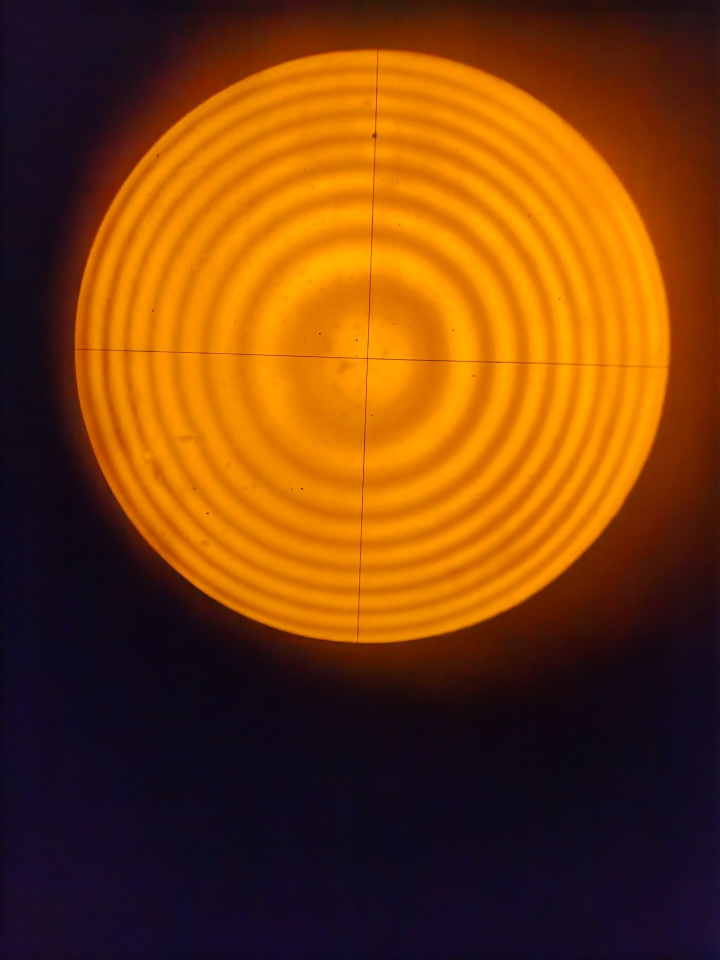
#> input picture data/raw_frame_01.jpg, 1440 x 1920 px (shown at 1/2 size); its folder holds only this picture in this run
$ python robustness_audit.py
#> lines starting #> are read from the running program, lines starting #| are printed output that depends on the picture; after the words box and inside, x2 and y2 are one past the last pixel; in counts of white or black regions, pixels touching at a corner belong together; long printed decimals are rounded
from pathlib import Path

import cv2
import matplotlib.pyplot as plt
import numpy as np
from PIL import Image
from scipy.ndimage import gaussian_filter1d
from scipy.signal import find_peaks
from scipy.optimize import linear_sum_assignment


ROOT = Path(__file__).resolve().parent.parent
DATA = ROOT / "data"
OUT = ROOT / "results"
OUT.mkdir(exist_ok=True)


def load_scaled(path, max_dim=1000):
#> called with max_dim = 1000
    rgb = np.asarray(Image.open(path).convert("RGB"))
#> rgb is the input picture: shape (1920, 1440, 3); mean R, G, B 118.9, 62.9, 13.5
    scale = min(1.0, max_dim / max(rgb.shape[:2]))
    if scale != 1.0:
        rgb = cv2.resize(rgb, None, fx=scale, fy=scale, interpolation=cv2.INTER_AREA)
#> rgb: shape (1000, 750, 3)
    return rgb


def disk_geometry(gray):
    threshold = np.percentile(gray, 55)
    mask = (gray >= threshold).astype(np.uint8)
    count, labels, stats, centroids = cv2.connectedComponentsWithStats(mask, 8)
    candidates = [(stats[i, cv2.CC_STAT_AREA], i) for i in range(1, count)]
    _, label = max(candidates)
    x, y, w, h, _ = stats[label]
    cx, cy = centroids[label]
    radius = 0.45 * min(w, h)
    return float(cx), float(cy), float(radius), labels == label


def crosshair_center(gray, cx, cy, radius):
    yy, xx = np.indices(gray.shape)
    disk = (xx - cx) ** 2 + (yy - cy) ** 2 < (0.8 * radius) ** 2
    # The cross-hair is a persistent dark line; use trimmed mean darkness.
    col_score = np.full(gray.shape[1], np.inf)
    row_score = np.full(gray.shape[0], np.inf)
    for x in range(max(0, int(cx - 0.25 * radius)), min(gray.shape[1], int(cx + 0.25 * radius) + 1)):
        vals = gray[:, x][disk[:, x]]
        if len(vals):
            col_score[x] = np.percentile(vals, 25)
    for y in range(max(0, int(cy - 0.25 * radius)), min(gray.shape[0], int(cy + 0.25 * radius) + 1)):
        vals = gray[y, :][disk[y, :]]
        if len(vals):
            row_score[y] = np.percentile(vals, 25)
    return float(np.argmin(col_score)), float(np.argmin(row_score))


def radial_profile(gray, cx, cy, max_radius):
    yy, xx = np.indices(gray.shape)
    rr = np.sqrt((xx - cx) ** 2 + (yy - cy) ** 2)
    bins = rr.astype(np.int32)
    valid = bins <= int(max_radius)
    sums = np.bincount(bins[valid].ravel(), weights=gray[valid].ravel())
    counts = np.bincount(bins[valid].ravel())
    profile = sums / np.maximum(counts, 1)
    return gaussian_filter1d(profile, sigma=2.0)


def ring_radii(profile, max_radius):
    lo = max(12, int(0.08 * max_radius))
    hi = min(len(profile), int(0.88 * max_radius))
    prominence = max(1.5, 0.035 * (np.percentile(profile[lo:hi], 95) - np.percentile(profile[lo:hi], 5)))
    peaks, props = find_peaks(-profile[lo:hi], distance=max(8, int(max_radius / 35)), prominence=prominence)
    radii = peaks + lo
    return radii.astype(float)


def opencv_hough(gray, expected_radii):
    if len(expected_radii) == 0:
        return np.array([])
    blurred = cv2.GaussianBlur(gray, (7, 7), 1.5)
    min_r = max(8, int(expected_radii.min() - 10))
    max_r = int(expected_radii.max() + 12)
    circles = cv2.HoughCircles(
        blurred,
        cv2.HOUGH_GRADIENT,
        dp=1.0,
        minDist=6,
        param1=70,
        param2=18,
        minRadius=min_r,
        maxRadius=max_r,
    )
    if circles is None:
        return np.array([])
    return np.sort(circles[0, :, 2])


def match_radii(reference, candidates, tolerance=8):
    # Radius-only comparison: one candidate cannot count as two recovered rings.
    # Minimise differences after maximising the number of admissible pairs.
    reference = np.asarray(reference, dtype=float)
    candidates = np.asarray(candidates, dtype=float)
    if not len(reference) or not len(candidates):
        return []
    distances = np.abs(reference[:, None] - candidates[None, :])
    penalty = (min(len(reference), len(candidates)) + 1) * (tolerance + 1)
    costs = np.where(distances <= tolerance, distances, penalty)
    row_indices, column_indices = linear_sum_assignment(costs)
    return [
        (reference[i], candidates[j])
        for i, j in zip(row_indices, column_indices)
        if distances[i, j] <= tolerance
    ]


def analyse(rgb):
    gray = cv2.cvtColor(rgb, cv2.COLOR_RGB2GRAY)
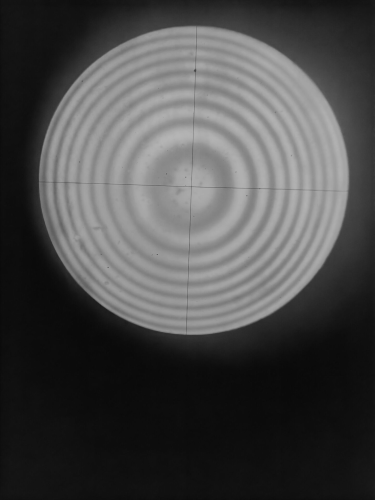
#> gray: shape (1000, 750) (shown at 1/2 size); min 8, max 181, mean 74
    cx0, cy0, radius, _ = disk_geometry(gray)
#> in disk_geometry, `threshold = np.percentile(gray, 55)`: threshold = 55
#> in disk_geometry, `mask = (gray >= threshold).astype(np.uint8)`:
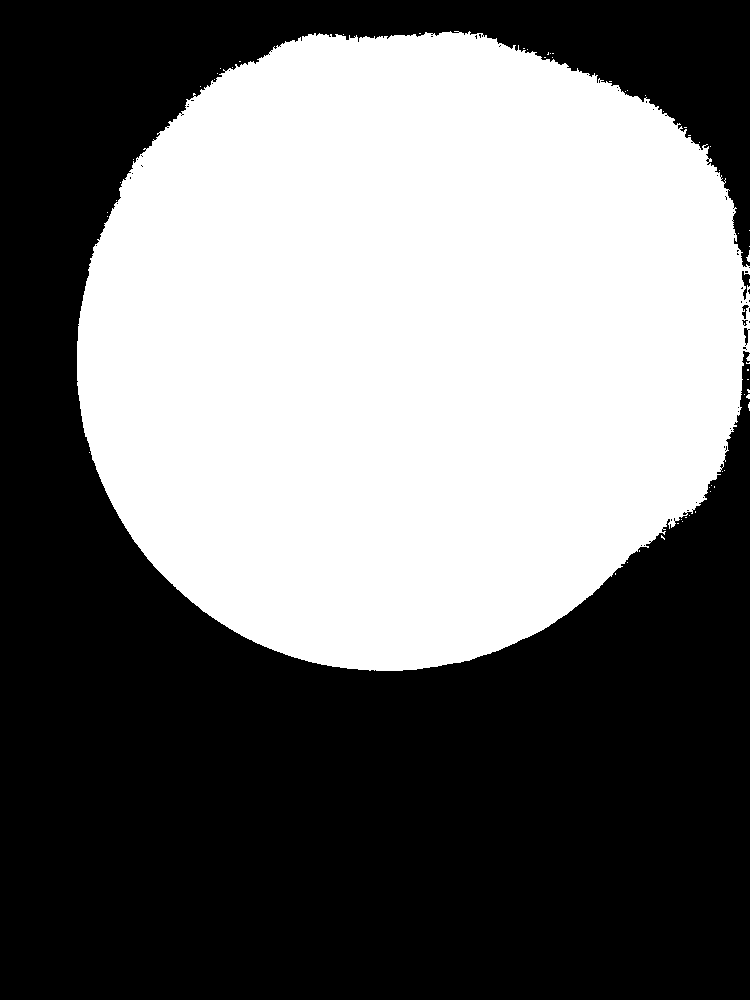
#> mask: shape (1000, 750); values 0 (black) and 1 (white), 45.3% white; 61 white regions (59 under 20 px), largest, box (x1, y1, x2, y2) and area: (77, 31, 750, 671) 339532, (746, 250, 750, 262) 24
#> in disk_geometry, `count, labels, stats, centroids = cv2.connectedComponentsWithStats(mas..`:
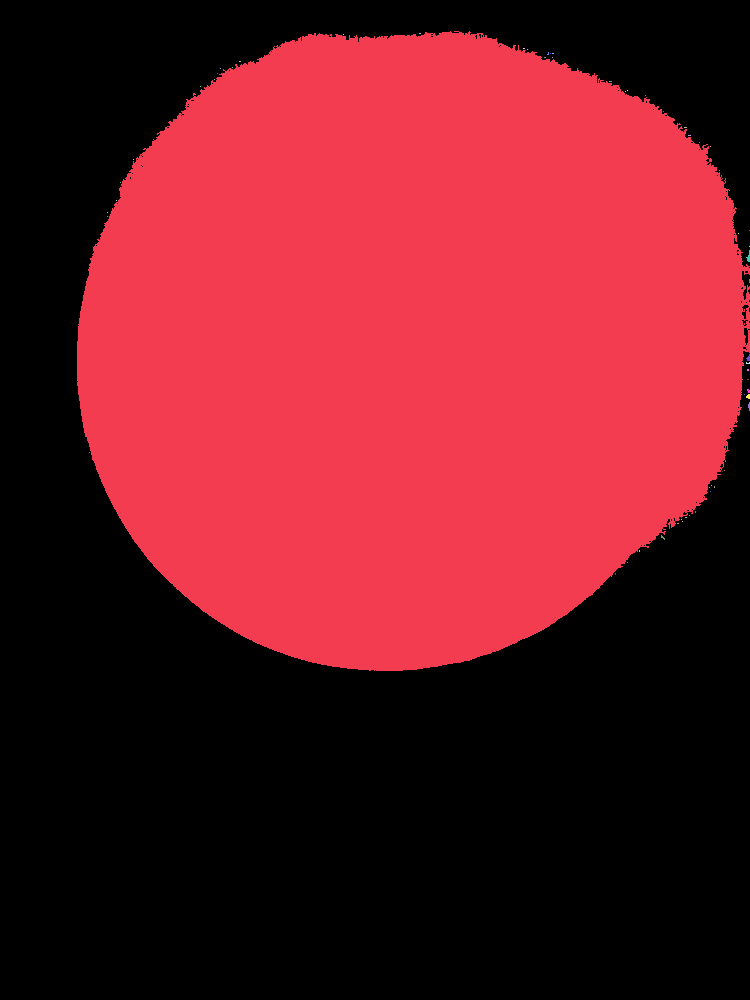
#> labels: shape (1000, 750) int32; 62 distinct labels, from 0 to 61; one colour per label, 0 black
#> in disk_geometry, `count, labels, stats, centroids = cv2.connectedComponentsWithStats(mas..`: count = 62; stats = 62 rows, first 6: [0, 0, 750, 1000, 410295], [77, 31, 673, 640, 339532], [419, 33, 2, 1, 2], [343, 34, 1, 1, 1], [523, 48, 2, 1, 2], [527, 49, 1, 1, 1]; centroids = 62 pairs, first value 89 to 749, second value 33 to 627.8
#> in disk_geometry, `candidates = [(stats[i, cv2.CC_STAT_AREA], i) for i in range(1, count)]`: candidates = 61 pairs, first value 1 to 339532, second value 1 to 61
#> in disk_geometry, `_, label = max(candidates)`: label = 1
#> in disk_geometry, `x, y, w, h, _ = stats[label]`: x = 77; y = 31; w = 673; h = 640
#> in disk_geometry, `cx, cy = centroids[label]`: cx = 409.2; cy = 344.6
#> in disk_geometry, `radius = 0.45 * min(w, h)`: radius = 288
#> cx0 = 409.2; cy0 = 344.6; radius = 288
    cx, cy = crosshair_center(gray, cx0, cy0, radius)
#> in crosshair_center, `disk = (xx - cx) ** 2 + (yy - cy) ** 2 < (0.8 * radius) ** 2`:
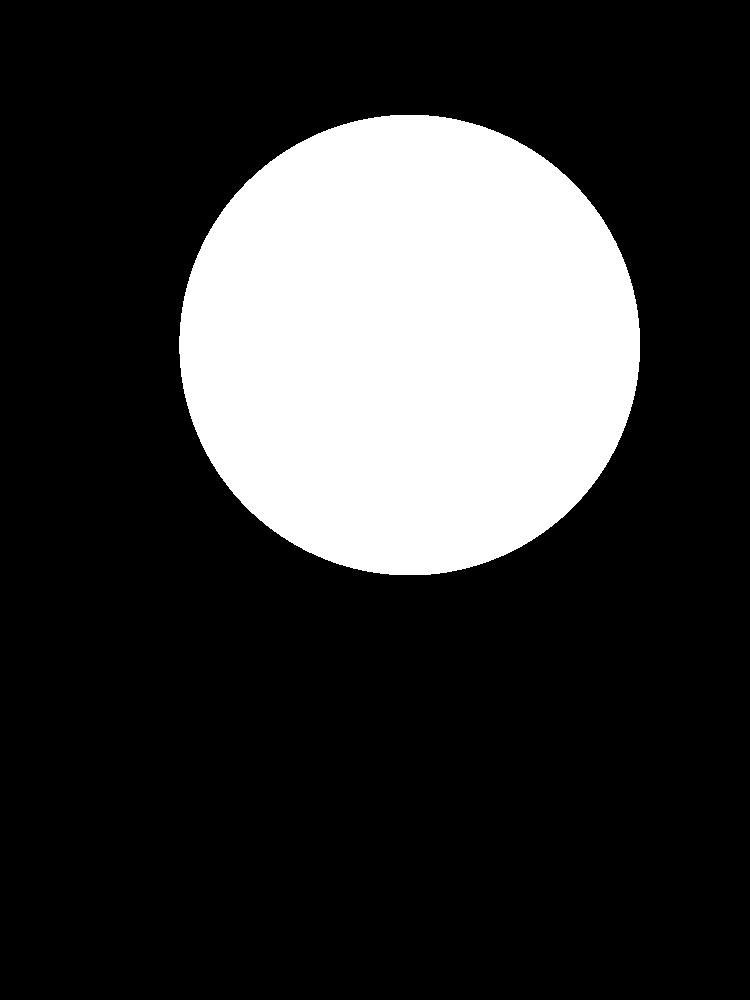
#> disk: shape (1000, 750) bool; 22.2% white; 1 white region, box (x1, y1, x2, y2) and area: (179, 115, 640, 575) 166770
#> cx = 446; cy = 308
    profile = radial_profile(gray, cx, cy, radius)
#> in radial_profile, `sums = np.bincount(bins[valid].ravel(), weights=gray[valid].ravel())`: sums = 289 values, max 224705 at index 229, min 160 at index 0, mean 128936.7
#> in radial_profile, `counts = np.bincount(bins[valid].ravel())`: counts = 289 values, max 1816 at index 284, min 1 at index 0, mean 907.7
#> in radial_profile, `profile = sums / np.maximum(counts, 1)`: profile = 289 values, max 160 at index 0, min 104 at index 288, mean 147.2
#> profile = 289 values, max 159 at index 0, min 104.6 at index 288, mean 147.2
    radii = ring_radii(profile, radius)
#> in ring_radii, `lo = max(12, int(0.08 * max_radius))`: lo = 23
#> in ring_radii, `hi = min(len(profile), int(0.88 * max_radius))`: hi = 253
#> in ring_radii, `prominence = max(1.5, 0.035 * (np.percentile(profile[lo:hi], 95) - np...`: prominence = 1.5
#> in ring_radii, `peaks, props = find_peaks(-profile[lo:hi], distance=max(8, int(max_rad..`: peaks = [16, 54, 86, 113, 139]; props = {'prominences': [6.8, 4.2, 2.78, 3.18, 2.57], 'left_bases': [0, 36, 70, 70, 126], 'right_bases': [70, 70, 100, 126, 172]}
#> in ring_radii, `radii = peaks + lo`: radii = [39, 77, 109, 136, 162]
#> radii = [39, 77, 109, 136, 162]
    hough = opencv_hough(gray, radii)
#> in opencv_hough, `min_r = max(8, int(expected_radii.min() - 10))`: min_r = 29
#> in opencv_hough, `max_r = int(expected_radii.max() + 12)`: max_r = 174
#> in opencv_hough, `circles = cv2.HoughCircles( blurred, cv2.HOUGH_GRADIENT, dp=1.0, minDi..`: circles = [[253.5, 321.5, 171.2], [222.5, 280.5, 126.7], [227.5, 270.5, 126.2], [235.5, 306.5, 149], [239.5, 375.5, 147], [245.5, 374.5, 139.5], [503.5, 485.5, 57.5]]
#> hough = [57.5, 126.2, 126.7, 139.5, 147, 149, 171.2]
    matches = match_radii(radii, hough)
#> in match_radii, `reference = np.asarray(reference, dtype=float)`: reference = [39, 77, 109, 136, 162]
#> in match_radii, `candidates = np.asarray(candidates, dtype=float)`: candidates = [57.5, 126.2, 126.7, 139.5, 147, 149, 171.2]
#> in match_radii, `penalty = (min(len(reference), len(candidates)) + 1) * (tolerance + 1)`: penalty = 54
#> in match_radii, `row_indices, column_indices = linear_sum_assignment(costs)`: row_indices = [0, 1, 2, 3, 4]
#> matches = [(136, 139.5)]
    return {
        "gray": gray,
        "center": (cx, cy),
        "radius": radius,
        "profile": profile,
        "radii": radii,
        "hough": hough,
        "matches": matches,
    }


def perturb(rgb, mode, value):
    if mode == "brightness":
        return np.clip(rgb.astype(float) * value, 0, 255).astype(np.uint8)
    if mode == "blur":
        k = int(6 * value + 1) | 1
        return cv2.GaussianBlur(rgb, (k, k), value)
    raise ValueError(mode)


rows = []
fig, axes = plt.subplots(4, 2, figsize=(9, 14))
for image_index, path in enumerate(sorted(DATA.glob("raw_frame_*.jpg"))):
    rgb = load_scaled(path)
    base = analyse(rgb)
#> base = 7 items
    matches = base["matches"]
#> matches = [(136, 139.5)]
    differences = [abs(b - a) / a * 100 for a, b in matches]
#> differences = [2.57]
    rows.append(
        {
            "image": path.name,
            "condition": "unperturbed",
            "rings": len(base["radii"]),
            "matched": len(matches),
            "median_difference_percent": np.median(differences) if differences else np.nan,
            "max_difference_percent": np.max(differences) if differences else np.nan,
        }
    )
    ax = axes[image_index, 0]
    ax.imshow(rgb)
    cx, cy = base["center"]
#> cx = 446; cy = 308
    ax.plot(cx, cy, "+", color="cyan", markersize=12, markeredgewidth=2)
    for radius in base["radii"]:
        ax.add_patch(plt.Circle((cx, cy), radius, fill=False, color="cyan", linewidth=0.7))
#> this loop made 5 passes
#> radius on passes 1 to 5: 39, 77, 109, 136, 162
    # Use ASCII display labels so the audit image renders consistently without a CJK font.
    ax.set_title(f"raw frame {image_index + 1:02d}")
    ax.axis("off")
    axes[image_index, 1].plot(base["profile"], color="black", linewidth=1)
    axes[image_index, 1].plot(base["radii"], base["profile"][base["radii"].astype(int)], "o", ms=3)
    axes[image_index, 1].set_xlim(0, base["radius"])
    axes[image_index, 1].set_title("radial profile and selected minima")

    base_radii = base["radii"]
#> base_radii = [39, 77, 109, 136, 162]
    for label, mode, value in [
        ("brightness 0.75", "brightness", 0.75),
        ("brightness 1.25", "brightness", 1.25),
        ("Gaussian blur sigma=1.5", "blur", 1.5),
        ("Gaussian blur sigma=3.0", "blur", 3.0),
    ]:
        test = analyse(perturb(rgb, mode, value))
        matched = match_radii(base_radii, test["radii"], tolerance=8)
        differences = [abs(b - a) / a * 100 for a, b in matched]
        rows.append(
            {
                "image": path.name,
                "condition": label,
                "rings": len(test["radii"]),
                "matched": len(matched),
                "median_difference_percent": np.median(differences) if differences else np.nan,
                "max_difference_percent": np.max(differences) if differences else np.nan,
            }
        )
#> this loop made 4 passes
#> pass 1, in analyse (call 2), `gray = cv2.cvtColor(rgb, cv2.COLOR_RGB2GRAY)`:
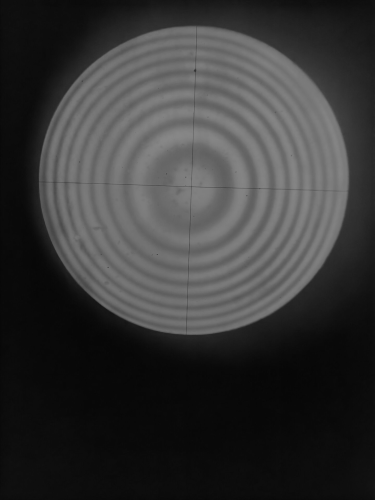
#> gray: shape (1000, 750) (shown at 1/2 size); min 5, max 136, mean 55.1
#> after the loop, rows = 5 items

fig.tight_layout()
fig.savefig(OUT / "robustness_overlay.png", dpi=200)
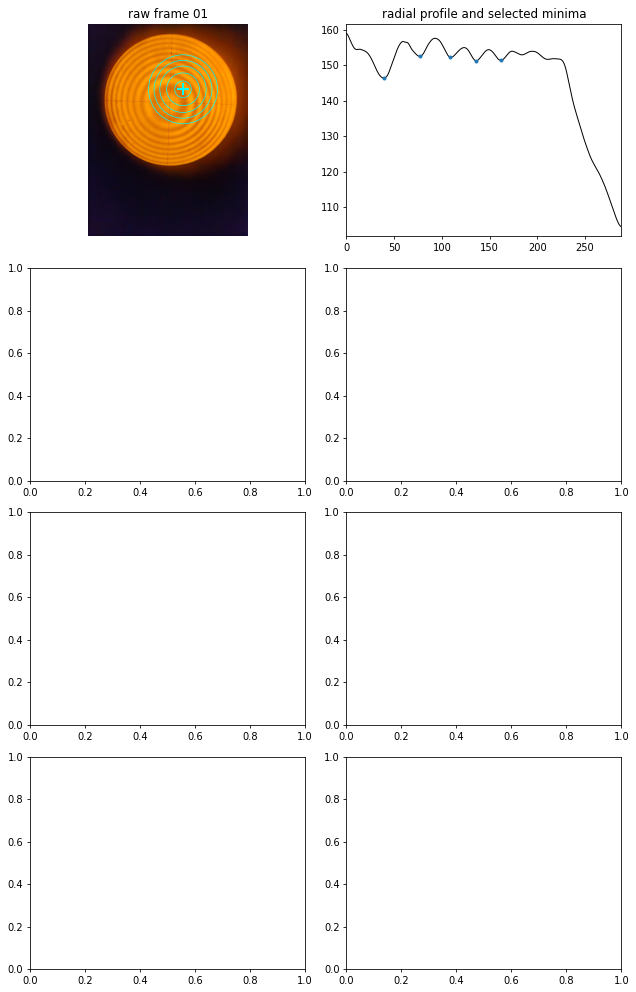
#> figure drawn by matplotlib, 2 panels; panel 2: curve peaks at x = 0, y = 159

import csv

with open(OUT / "robustness_results.csv", "w", newline="", encoding="utf-8-sig") as handle:
    writer = csv.DictWriter(handle, fieldnames=rows[0].keys())
    writer.writeheader()
    writer.writerows(rows)

for row in rows:
    print(row)
#> this loop made 5 passes
#| {'image': 'raw_frame_01.jpg', 'condition': 'unperturbed', 'rings': 5, 'matched': 1, 'median_difference_percent': 2.574, 'max_difference_percent': 2.574}
#| {'image': 'raw_frame_01.jpg', 'condition': 'brightness 0.75', 'rings': 5, 'matched': 5, 'median_difference_percent': 0.9174, 'max_difference_percent': 2.564}
#| {'image': 'raw_frame_01.jpg', 'condition': 'brightness 1.25', 'rings': 5, 'matched': 5, 'median_difference_percent': 1.471, 'max_difference_percent': 2.564}
#| {'image': 'raw_frame_01.jpg', 'condition': 'Gaussian blur sigma=1.5', 'rings': 5, 'matched': 5, 'median_difference_percent': 2.752, 'max_difference_percent': 5.128}
#| {'image': 'raw_frame_01.jpg', 'condition': 'Gaussian blur sigma=3.0', 'rings': 5, 'matched': 5, 'median_difference_percent': 4.587, 'max_difference_percent': 7.692}
